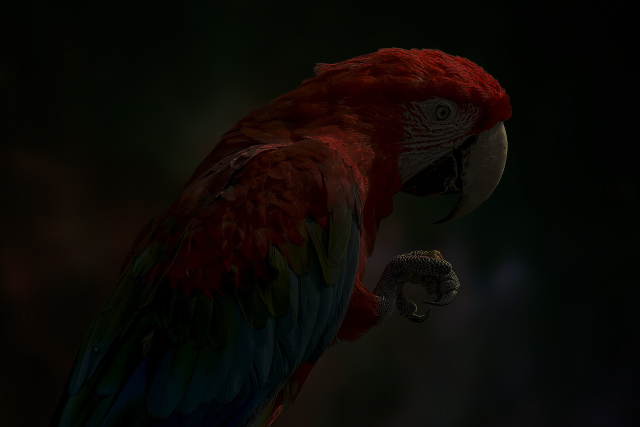
#> input picture parrot.jpg, 1280 x 853 px (shown at 1/2 size)
$ jupyter execute Histogram.ipynb
#> lines starting #> are read from the running program, lines starting #| are printed output that depends on the picture
# Ex. No: 03
## Histogram Equalization Using OpenCV (Grayscale & Color Images)

**Name :** Divya Sri V    **Reg. No :** 212224230070   **Slot No :** ___________________

### Write a Python program using OpenCV to perform histogram equalization on the given grayscale image **"parrot.jpg"**.

The program should:

- Import the required libraries (**OpenCV, NumPy, Matplotlib**).
- Read the image **"parrot.jpg"** in **grayscale** format.
- Display the grayscale image and plot its histogram.
- Perform **histogram equalization** on the grayscale image using `cv2.equalizeHist()` to enhance its contrast.
- Using Matplotlib, display the following in a **2 × 2 grid layout**:
  - Original Grayscale Image
  - Histogram of Original Image
  - Enhanced (Equalized) Image
  - Histogram of Enhanced Image

[cell 1]
# Import required libraries
import cv2
import numpy as np
import matplotlib.pyplot as plt

[cell 2]
# Read the image in grayscale format
img = cv2.imread('parrot.jpg', 0)
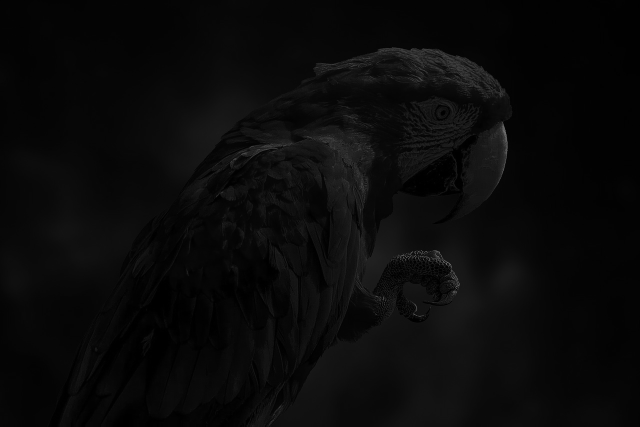
#> img: shape (853, 1280) (shown at 1/2 size); min 0, max 132, mean 9.6

[cell 3]
# Display the grayscale image.
plt.imshow(img, cmap='gray')

plt.show()

[cell 4]
# Plot the histogram of the grayscale image
plt.hist(img.ravel(),256,range= [0,256])
plt.title('Original Image Histogram')

plt.show()
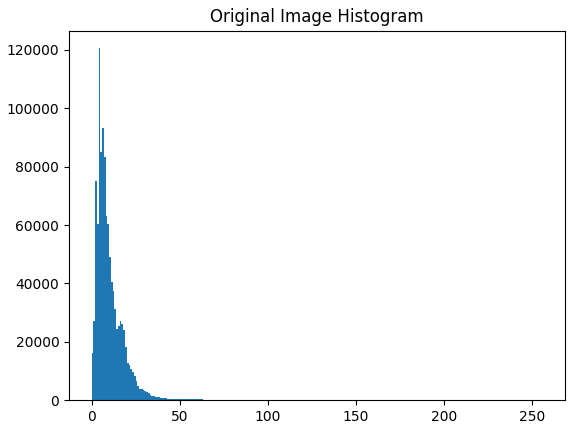
#> figure drawn by matplotlib, 1 panel; tallest bar 120586 high, from x = 4 to 5

[cell 5]
# Perform histogram equalization
equalized_img = cv2.equalizeHist(img)
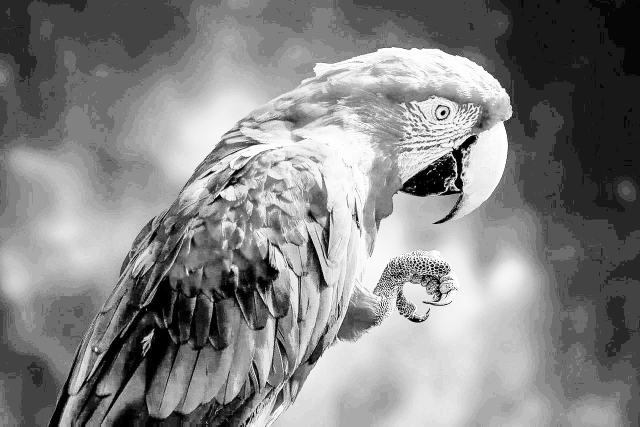
#> equalized_img: shape (853, 1280) (shown at 1/2 size); min 0, max 255, mean 132.6

[cell 6]
# Display [1] the Original Image (Gray Image) and its Histogram, and [2] the Enhanced Image and its Histogram using a 2×2 layout in Matplotlib.

plt.figure(figsize=(10, 8))

# Original Image
plt.subplot(2, 2, 1)
plt.imshow(img, cmap='gray')
plt.title('Original Grayscale Image')
plt.axis('off')

# Histogram of Original Image
plt.subplot(2, 2, 2)
plt.hist(img.ravel(), 256,range=[0, 256])
plt.title('Histogram of Original Image')

# Enhanced Image
plt.subplot(2, 2, 3)
plt.imshow(equalized_img, cmap='gray')
plt.title('Enhanced Image')
plt.axis('off')

# Histogram of Enhanced Image
plt.subplot(2, 2, 4)
plt.hist(equalized_img.ravel(), 256,range=[0, 256])
plt.title('Histogram of Enhanced Image')

plt.tight_layout()
plt.show()
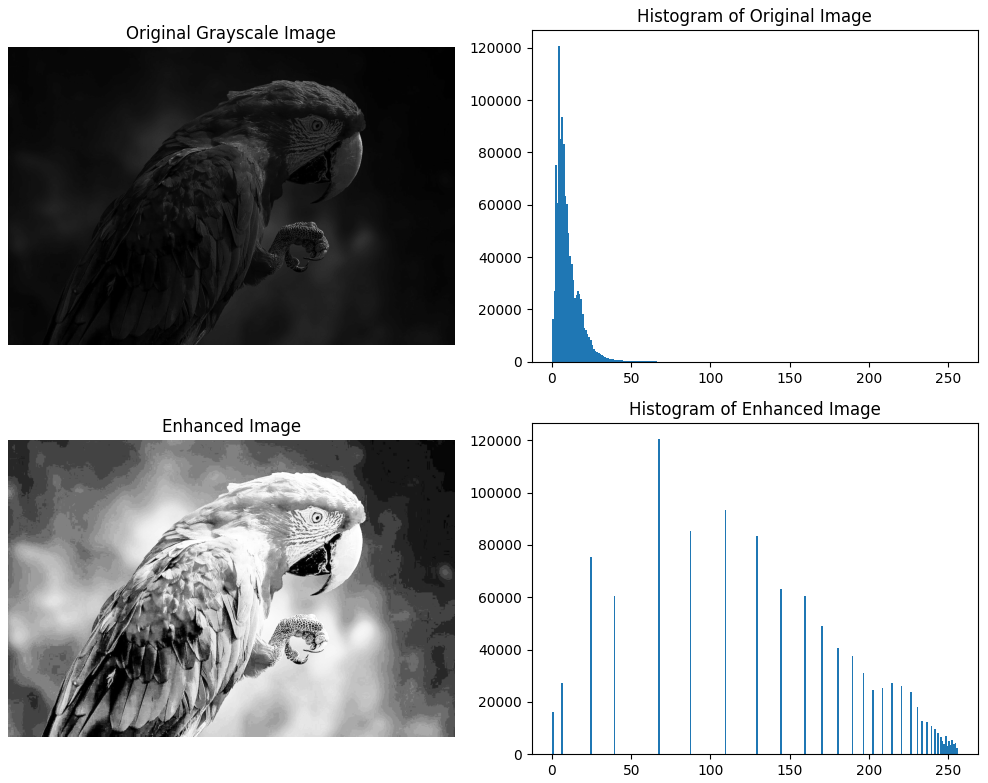
#> figure drawn by matplotlib, 4 panels; panel 2: tallest bar 120586 high, from x = 4 to 5; panel 4: tallest bar 120586 high, from x = 67 to 68

### Write a Python program using OpenCV to perform color image enhancement through histogram equalization in the HSV color space on the given image **"parrot.jpg"**.

The program should:

- Import the required libraries (**OpenCV, NumPy, Matplotlib**).
- Read the color image **"parrot.jpg"**.
- Plot the **histogram of the original color image** (use the **B, G, and R** channels).
- Convert the image from **BGR to HSV** color space.
- Apply **histogram equalization** to one specific channel to improve brightness and contrast using `cv2.equalizeHist()`.
- Convert the enhanced HSV image back to **BGR** format.
- Using Matplotlib, display the following in a **2 × 2 grid layout**:
  - Original Color Image
  - Histogram of Original Image (BGR channels)
  - Enhanced Color Image
  - Histogram of Enhanced Image (BGR channels)

[cell 7]
# Import required libraries
import cv2
import numpy as np
import matplotlib.pyplot as plt

[cell 8]
# Read the colorgiven parrot.jpg image.
img = cv2.imread("parrot.jpg")
#> img is the input picture: shape (853, 1280, 3); mean B, G, R 5.6, 9, 12.4

[cell 9]
# Plot the histogram of colour image
colors = ['r','g','b']

for i, c in enumerate(colors):
    plt.hist(img[:, :, i].ravel(), bins=256, range=[0, 256], color=c, alpha=0.5)

plt.title("Color Image Histogram")
plt.xlabel("Pixel Intensity")
plt.ylabel("Frequency")
plt.show()
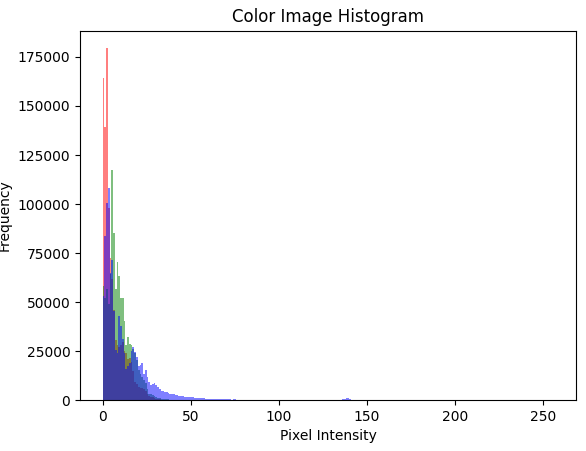
#> figure drawn by matplotlib, 1 panel; tallest bar 179460 high, from x = 2 to 3; tallest bar 117298 high, from x = 5 to 6; tallest bar 108411 high, from x = 3 to 4

[cell 10]
# Convert BGR image to HSV
hsv_img = cv2.cvtColor(img, cv2.COLOR_BGR2HSV)
#> hsv_img: shape (853, 1280, 3); mean H, S, V 42.1, 165.9, 14.5

[cell 11]
# Perform histogram equalization on V channel
hsv_img[:, :, 2] = cv2.equalizeHist(hsv_img[:, :, 2])
#> hsv_img: shape (853, 1280, 3); mean H, S, V 42.1, 165.9, 131

[cell 12]
# Convert HSV image back to BGR format
enhanced_img = cv2.cvtColor(hsv_img, cv2.COLOR_HSV2BGR)
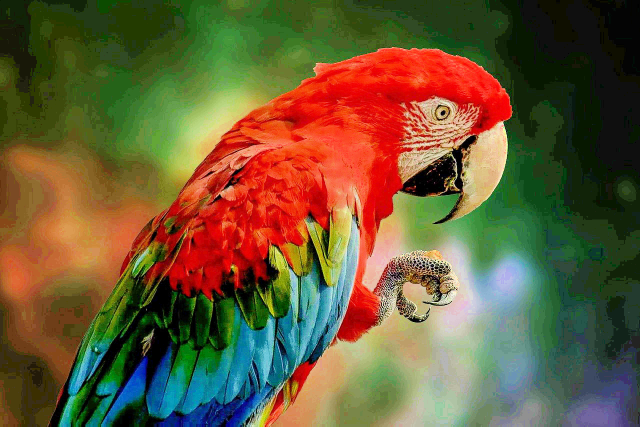
#> enhanced_img: shape (853, 1280, 3) (shown at 1/2 size); mean B, G, R 55.1, 90.2, 106.1

[cell 13]
# Display


plt.figure(figsize=(10, 8))

# Original Color Image
plt.subplot(221);plt.imshow(cv2.cvtColor(img, cv2.COLOR_BGR2RGB));plt.title("Original Color Image");plt.axis("off")

# Histogram of Original Image
plt.subplot(222)

colors = ['b', 'g', 'r']
for i, c in enumerate(colors):
    plt.hist(img[:, :, i].ravel(), bins=256, range=[0, 256], color=c, alpha=0.5)

plt.title("Histogram of Original Image")
plt.xlabel("Pixel Intensity")
plt.ylabel("Frequency")

# Enhanced Color Image
plt.subplot(223);plt.imshow(cv2.cvtColor(enhanced_img, cv2.COLOR_BGR2RGB));plt.title("Enhanced Color Image");plt.axis("off")

# Histogram of Enhanced Image
plt.subplot(224)

for i, c in enumerate(colors):
    plt.hist(enhanced_img[:, :, i].ravel(), bins=256, range=[0, 256], color=c, alpha=0.5)

plt.title("Histogram of Enhanced Image")
plt.xlabel("Pixel Intensity")
plt.ylabel("Frequency")

plt.tight_layout()
plt.show()
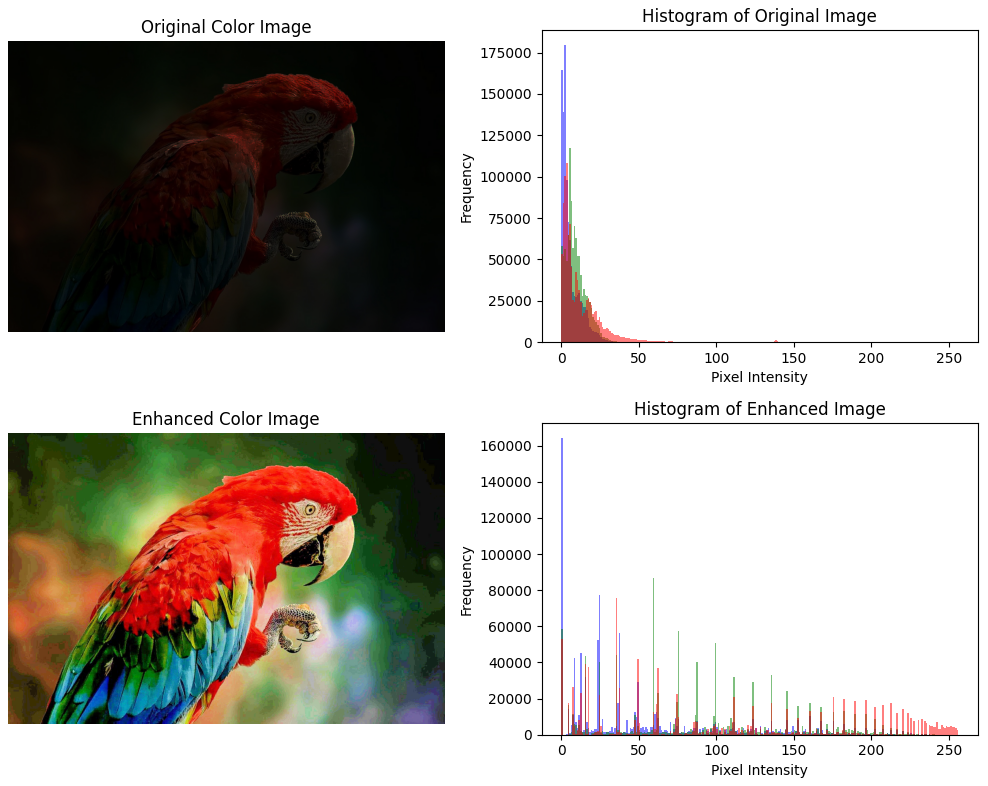
#> figure drawn by matplotlib, 4 panels; panel 2: tallest bar 179460 high, from x = 2 to 3; panel 2: tallest bar 117298 high, from x = 5 to 6; panel 2: tallest bar 108411 high, from x = 3 to 4; panel 4: tallest bar 164436 high, from x = 0 to 1
